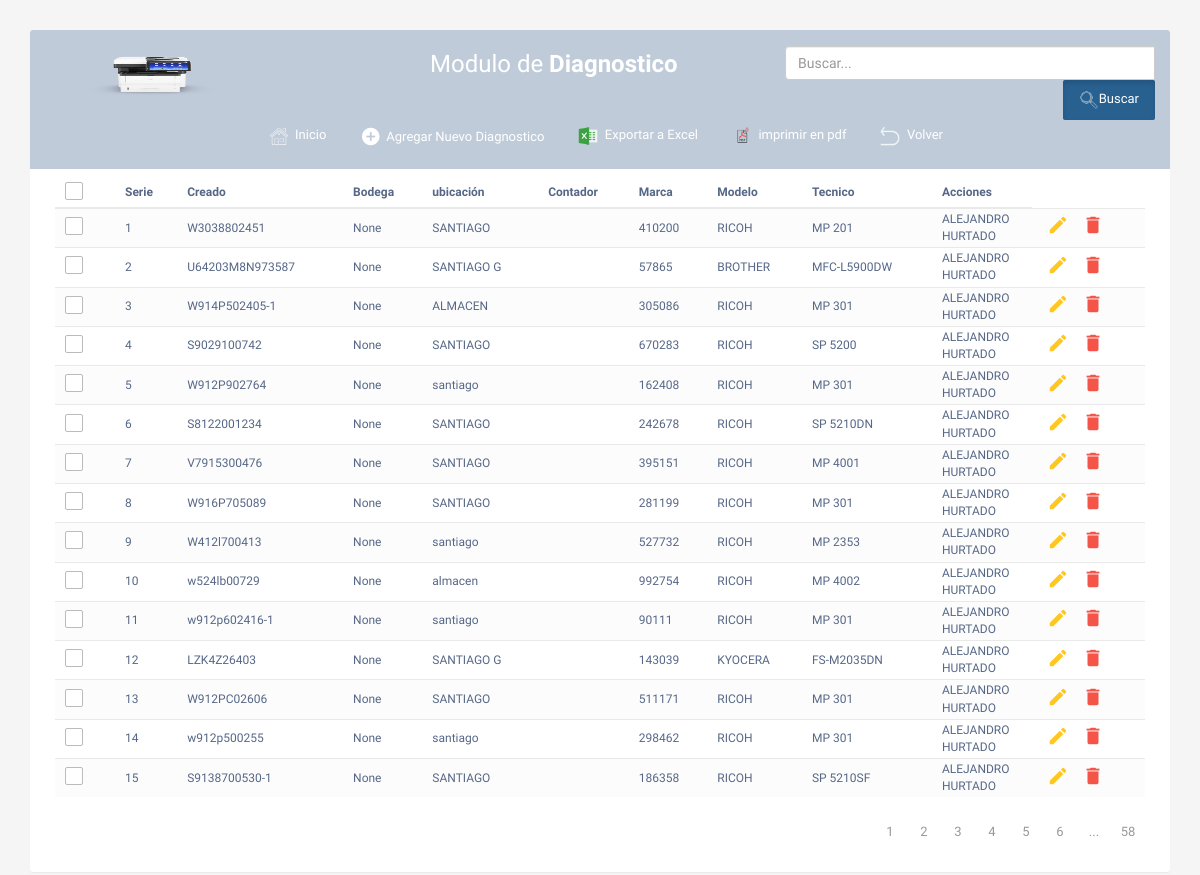
Page /diagnostico-list/ (signed in) on the committed database.
### apptaller/models.py (models this page shows, shortened)
class DiagnosticoEquipos(models.Model):
    serie = models.CharField(max_length=20)
    created = models.DateField(auto_now_add=True)
    tecnico = models.ForeignKey(Tecnico, on_delete=models.CASCADE)
    tipo = models.CharField(max_length=20, choices=TIPO_CHOICES)
    bodega = models.CharField(max_length=20)
    localizacion = models.CharField(max_length=20)
    marca = models.ForeignKey(Marca, on_delete=models.CASCADE)
    modelo = models.ForeignKey(Modelo,on_delete=models.CASCADE )
    contador = models.CharField(max_length=7)
    accesorio = models.TextField(max_length=100)
    update = models.DateField()
    diagnostico = models.TextField(max_length=100)
    disponible = models.CharField(max_length=2, choices=DISPONIBLE_CHOICES)
    class Meta:
        verbose_name = 'diagnostico'
        verbose_name_plural = 'diagnosticos'

class Marca(models.Model):
    marca = models.CharField(max_length=15)
    def __str__(self):
       return self.marca

class Modelo(models.Model):
    modelo = models.CharField(max_length=15)
    def __str__(self):
       return self.modelo

class Tecnico(models.Model):
    cedula = models.CharField(max_length=15, unique=True ,null=True)
    nombre = models.CharField(max_length=20, null=False)
    apellido = models.CharField(max_length=20, null=False)
    cargo = models.CharField(max_length=10, null=False)
    celular = models.CharField(max_length=15, null=False)
    correo = models.EmailField(null=True)
    estado = models.CharField(max_length=10)
    created = models.DateTimeField(auto_now_add=True)
    def __str__(self):
        return '{}  {}'.format(
            self.nombre,
            self.apellido,
        )

### apptaller/views.py (the view, shortened to what this page needs)
# urls.py: path('diagnostico-list/', login_required(views.diagnosticoList), name='diagnostico-list'),
def diagnosticoList(request):
    busqueda = request.GET.get("buscar")
    diagnostico_queryset = DiagnosticoEquipos.objects.all().order_by('id')
    page = request.GET.get('page', 1)
    try:
        paginator = Paginator(diagnostico_queryset,15)
        diagnostico_queryset = paginator.page(page)
    except:
        raise Http404
    context = {'diagnostico':diagnostico_queryset, 'paginator': paginator}
    return render(request, "apptaller/diagnostico-list.html", context)

### apptaller/templates/apptaller/diagnostico-list.html (shortened to what this page needs)
<!DOCTYPE html>
<html lang="en">
<head>
<link rel="stylesheet" href="https://maxcdn.bootstrapcdn.com/font-awesome/4.7.0/css/font-awesome.min.css">
<link rel="stylesheet" href="https://maxcdn.bootstrapcdn.com/bootstrap/3.3.7/css/bootstrap.min.css">
  <body>
    <div class="container">
        <div class="table-wrapper">
            <div class="table-title">
                <div class="row">
                    <div class="col-sm-4">
                        <img class="logo" src="/apptaller/static/media/logo.png" class="rounded float-left" alt="logo">
                       </div>
                    <div class="col-sm-4">
						<h2>Modulo de <b>Diagnostico</b></h2>
					</div>
					<form action="" method="get">
						<div class="input-group col-md-4">
							<input type="text" class="form-control" placeholder="Buscar..." name="buscar" autocomplete="off">
							<span class="input-group-list">
								<button type="submit" class="btn btn-primary btn-lg active"><img class="icon" src="/apptaller/static/media/buscar3.png" alt="Taller">Buscar</button>
							</span>
						</div>
					</form>
					<div class="col-sm-10">
						<a href="/diagnostico-list/" class="btn btn-outline-success" role="button" aria-pressed="true"><img class="icon" src="/apptaller/static/media/4829864_arrow_back_left_icon.png" alt="Inicio">&nbsp;&nbsp;Volver</a>
						<a href="/pdf-equipo/" target="_blank" class="btn btn-outline-success" role="button" aria-pressed="true"><img class="icon" src="/apptaller/static/media/pdf.ico" alt="Inicio">&nbsp;&nbsp;imprimir en pdf</a>
						<a href="{% url 'reporte_excel_clientes' %}" class="btn btn-outline-success" role="button" aria-pressed="true"><img class="icon" src="/apptaller/static/media/excel.ico" alt="Inicio">&nbsp;&nbsp;Exportar a Excel</a>
						<a href="/add-diagnostico/" class="btn btn-outline-success" ><i class="material-icons">&#xE147;</i> <span>Agregar Nuevo Diagnostico</span></a>
                        <a href="/" class="btn btn-outline-success" role="button" aria-pressed="true"><img class="icon" src="/apptaller/static/media/home.png" alt="Inicio">&nbsp;&nbsp;Inicio</a>
					</div>
                </div>
            </div>
            <table class="table table-striped table-hover">
                <thead>
                    <tr>
						<th>
							<span class="custom-checkbox">
								<label for="selectAll"></label>
							</span>
						</th>
                        <th>Serie</th>
                        <th>Creado</th>
                        <th>Bodega</th>
                        <th>ubicación</th>
                        <th>Contador</th>
                        <th>Marca</th>
						<th>Modelo</th>
                        <th>Tecnico</th>
                        <th>Acciones</th>
                    </tr>
                </thead>
                <tbody>
				{% for i in diagnostico %}
                    <tr>
						<td>
							<span class="custom-checkbox">
								<label for="checkbox1"></label>
							</span>
						</td>
                            <td>{{i.id}}</td>
                            <td>{{i.serie}}</td>
                            <td>{{i.created}}</td>
                            <td>{{i.bodega}}</td>
                            <td>{{i.ubicacion}}</td>
                            <td>{{i.contador}}</td>
                            <td>{{i.marca}}</td>
                            <td>{{i.modelo}}</td>
                            <td>{{i.tecnico}}</td>
                        <td>
                            <a type="button" href="update-diagnostico/{{ i.id }}" class="edit" ><i class="material-icons" data-toggle="tooltip" title="Edit">&#xE254;</i></a>
                            <a href="#deleteEmployeeModal-{{forloop.counter}}" class="delete" data-toggle="modal"><i class="material-icons" data-toggle="tooltip" title="Delete">&#xE872;</i></a>
                        </td>
					</tr>
				{% endfor %}
                </tbody>
            </table>
			<div>{% include 'paginator.html' %}</div>
        </div>
    </div>
</body>
</html>

### apptaller/templates/apptaller/diagnostico-list.html (style rules this page uses)
body { color: #566787; background: #f5f5f5; font-family: 'Varela Round', sans-serif; font-size: 12px; }
.table-wrapper { background: #fff; padding: 20px 25px; margin: 30px 0; border-radius: 3px; box-shadow: 0 1px 1px rgba(0,0,0,.05); }
.table-title { padding-bottom: 15px; background: #c0cbda; color: #fff; padding: 16px 30px; margin: -20px -25px 10px; border-radius: 3px 3px 0 0; }
.table-title h2 { margin: 5px 0 0; font-size: 24px; }
.table-title .btn { color: #fff; float: right; font-size: 13px; border: none; min-width: 50px; border-radius: 2px; border: none; outline: none !important; margin-left: 10px; }
.table-title .btn i { float: left; font-size: 21px; margin-right: 5px; }
.table-title .btn span { float: left; margin-top: 2px; }
table.table tr th, table.table tr td { border-color: #e9e9e9; padding: 2px 10px; vertical-align: middle; }
table.table tr th:first-child { width: 60px; }
table.table tr th:last-child { width: 100px; }
table.table-striped tbody tr:nth-of-type(odd) { background-color: #fcfcfc; }
table.table td:last-child i { opacity: 0.9; font-size: 22px; margin: 0 5px; }
table.table td a { font-weight: bold; color: #566787; display: inline-block; text-decoration: none; outline: none !important; }
table.table td a.edit { color: #FFC107; }
table.table td a.delete { color: #F44336; }
table.table td i { font-size: 19px; }
.custom-checkbox { position: relative; }
.custom-checkbox label:before { width: 18px; height: 18px; }
.custom-checkbox label:before { content: ''; margin-right: 10px; display: inline-block; vertical-align: text-top; background: white; border: 1px solid #bbb; border-radius: 2px; box-sizing: border-box; z-index: 2; }
img.icon { flex: 1; height: 20px; width: 20px; }
img.logo { flex: 1; height: 60px; width: 180px; }

### rows in the picture
DiagnosticoEquipos: id "1", serie "W3038802451", created "None", bodega "SANTIAGO", contador "410200", marca "RICOH", modelo "MP 201", tecnico "ALEJANDRO HURTADO"
DiagnosticoEquipos: id "2", serie "U64203M8N973587", created "None", bodega "SANTIAGO G", contador "57865", marca "BROTHER", modelo "MFC-L5900DW", tecnico "ALEJANDRO HURTADO"
DiagnosticoEquipos: id "3", serie "W914P502405-1", created "None", bodega "ALMACEN", contador "305086", marca "RICOH", modelo "MP 301", tecnico "ALEJANDRO HURTADO"
DiagnosticoEquipos: id "4", serie "S9029100742", created "None", bodega "SANTIAGO", contador "670283", marca "RICOH", modelo "SP 5200", tecnico "ALEJANDRO HURTADO"
DiagnosticoEquipos: id "5", serie "W912P902764", created "None", bodega "santiago", contador "162408", marca "RICOH", modelo "MP 301", tecnico "ALEJANDRO HURTADO"
DiagnosticoEquipos: id "6", serie "S8122001234", created "None", bodega "SANTIAGO", contador "242678", marca "RICOH", modelo "SP 5210DN", tecnico "ALEJANDRO HURTADO"
DiagnosticoEquipos: id "7", serie "V7915300476", created "None", bodega "SANTIAGO", contador "395151", marca "RICOH", modelo "MP 4001", tecnico "ALEJANDRO HURTADO"
DiagnosticoEquipos: id "8", serie "W916P705089", created "None", bodega "SANTIAGO", contador "281199", marca "RICOH", modelo "MP 301", tecnico "ALEJANDRO HURTADO"
DiagnosticoEquipos: id "9", serie "W412l700413", created "None", bodega "santiago", contador "527732", marca "RICOH", modelo "MP 2353", tecnico "ALEJANDRO HURTADO"
DiagnosticoEquipos: id "10", serie "w524lb00729", created "None", bodega "almacen", contador "992754", marca "RICOH", modelo "MP 4002", tecnico "ALEJANDRO HURTADO"
DiagnosticoEquipos: id "11", serie "w912p602416-1", created "None", bodega "santiago", contador "90111", marca "RICOH", modelo "MP 301", tecnico "ALEJANDRO HURTADO"
DiagnosticoEquipos: id "12", serie "LZK4Z26403", created "None", bodega "SANTIAGO G", contador "143039", marca "KYOCERA", modelo "FS-M2035DN", tecnico "ALEJANDRO HURTADO"
DiagnosticoEquipos: id "13", serie "W912PC02606", created "None", bodega "SANTIAGO", contador "511171", marca "RICOH", modelo "MP 301", tecnico "ALEJANDRO HURTADO"
DiagnosticoEquipos: id "14", serie "w912p500255", created "None", bodega "santiago", contador "298462", marca "RICOH", modelo "MP 301", tecnico "ALEJANDRO HURTADO"
DiagnosticoEquipos: id "15", serie "S9138700530-1", created "None", bodega "SANTIAGO", contador "186358", marca "RICOH", modelo "SP 5210SF", tecnico "ALEJANDRO HURTADO"

### other values in the picture
{{ page }} "1" "2" "3" "4" "5" "6"
{{ paginator.num_pages }} "58"
